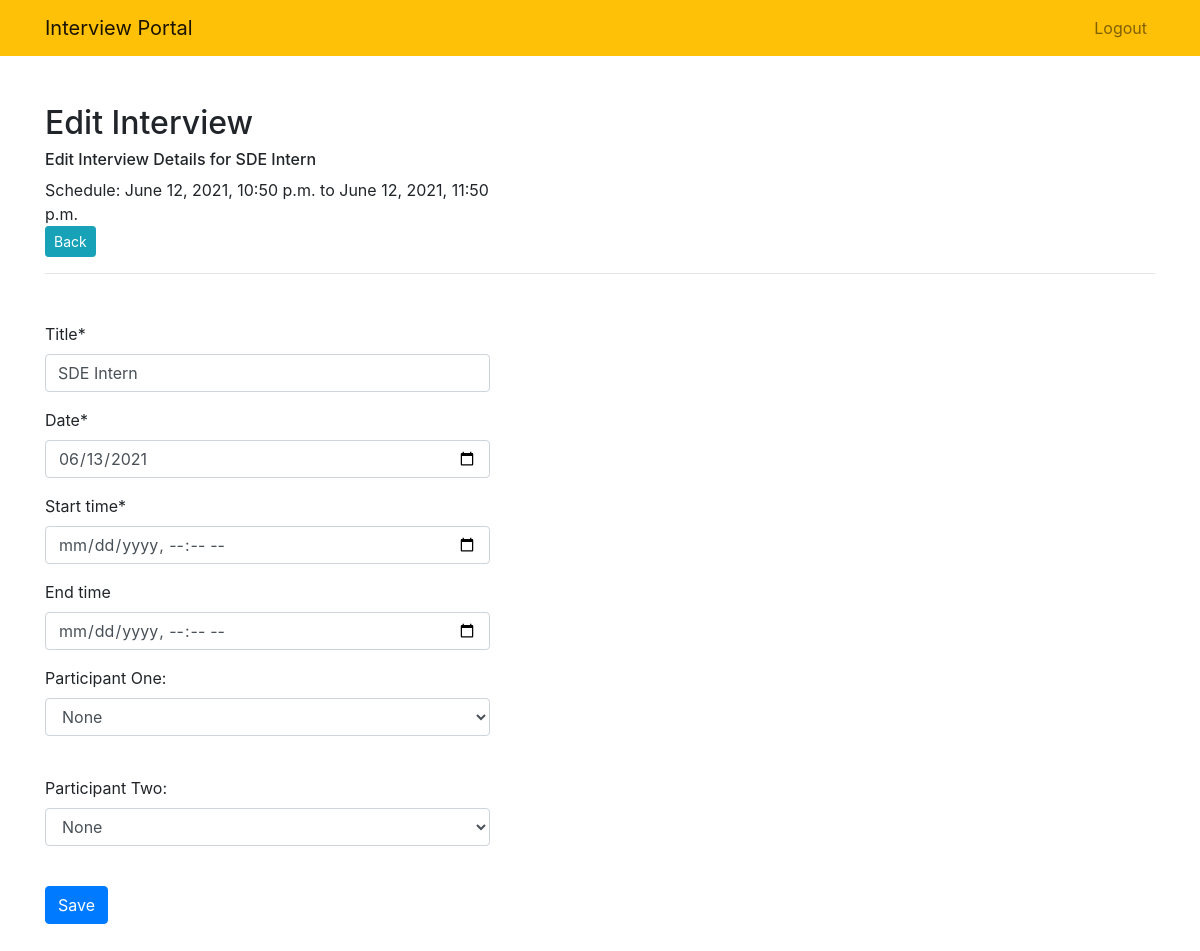
Page /edit_interview/53 (signed in) on the committed database.
### Interviews/models.py (models this page shows)
class Interview(models.Model):
    title = models.CharField(max_length = 40)
    date = models.DateField()
    start_time = models.DateTimeField()
    end_time = models.DateTimeField(blank=True, null=True)
    candidates_count = models.IntegerField(default = 0)
    result = models.CharField( max_length=3, choices=(
        ('S', 'Selected'),
        ('R', 'Rejected'),
        ('J', 'Joined'),
        ('DNJ', 'Did Not Join'),
        ('TBD', 'Pending'),), default='TBD' )

### Interviews/views.py (the view, shortened to what this page needs)
# urls.py: path('edit_interview/<int:interview_id>', views.edit_interview, name='edit_interview'),
@login_required
def edit_interview(request, interview_id):
    if request.method == 'GET':
        instance = Interview.objects.get(id = interview_id)
        iparticipants = InterviewParticipants.objects.filter(interview = instance)[0]
        participants = Participant.objects.all()
        form = InterviewForm(initial = {
            'title' : instance.title,
            'date' : instance.date,
            'start_time' : instance.start_time,
            'end_time' : instance.end_time
        })
        return render(request , 'interviews/edit_interview.html', { 'form':form, 'participant': iparticipants, 'participants': participants, 'interview': instance} )

### Interviews/forms.py
class InterviewForm(ModelForm):
    class Meta:
        model = Interview
        fields = ['title', 'date', 'start_time', 'end_time']
        widgets = {
            'date': DateInput(),
            'start_time' : DateTimeInput(),
            'end_time' : DateTimeInput()
        }

### Interviews/templates/interviews/edit_interview.html (shortened to what this page needs)
{% extends "interviews/base.html" %}
{% block content %}
{% load crispy_forms_tags %}
<div class="row mt-5">
    <div class="col-md-5">
        <h2>Edit Interview</h2>
        <h6>Edit Interview Details for {{interview.title}}</h6>
        <h7>Schedule: {{interview.start_time}} to {{interview.end_time}}</h7><br>
        <a href = "{% url 'get_interviews' %}"><button type="button" class="btn btn-success btn-info btn-sm">Back</button></a>
    </div>
</div>
<hr>
<div class="row mt-5">
    <div class="col-md-5">
        <form method="POST">
            {{ form|crispy }}
            <div class="form-group">
                <label>Participant One: </label>
                <select class="form-control" name = "participant_one">
                    <option value="None">None</option>
                </select><br>
            </div>
            <div class="form-group">
                <label>Participant Two: </label>
                <select class="form-control" name = "participant_two">
                    <option value="None">None</option>
                </select><br>
            </div>
            <button type="submit" class="btn btn-primary">Save</button>
        </form>
        <br><br>
    </div>
</div>
{% endblock %}

### rows in the picture
Interview: title "SDE Intern", start_time "June 12, 2021, 10:50 p.m.", end_time "June 12, 2021, 11:50 p.m.", date "06/13/2021"
